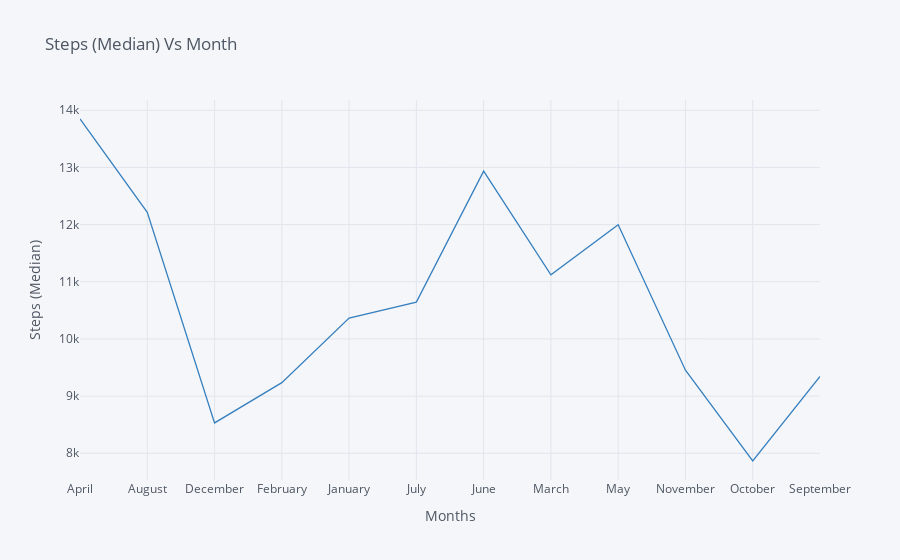

The notebook cell saved with this chart:
### Code cell
ftb_s_m.iplot(kind='line',
              x='Months', 
              xTitle='Months',
              yTitle='Steps (Median)',
              title='Steps (Median) Vs Month',
              color='blue')

### Figure 1 — Plotly figure (JSON) as saved in the notebook; plotly's stock layout.template omitted (floating-point values rounded to 4 significant figures)
{"data": [{"line": {"color": "rgba(55, 128, 191, 1.0)", "dash": "solid", "shape": "linear", "width": 1.3}, "mode": "lines", "name": "Steps", "text": "", "type": "scatter", "x": ["April", "August", "December", "February", "January", "July", "June", "March", "May", "November", "October", "September"], "y": [13850.0, 12213, 8531, 9235, 10366, 10644, 12940.0, 11122, 11998, 9454.0, 7865, 9343]}], "layout": {"legend": {"bgcolor": "#F5F6F9", "font": {"color": "#4D5663"}}, "paper_bgcolor": "#F5F6F9", "plot_bgcolor": "#F5F6F9", "title": {"font": {"color": "#4D5663"}, "text": "Steps (Median) Vs Month"}, "xaxis": {"gridcolor": "#E1E5ED", "showgrid": true, "tickfont": {"color": "#4D5663"}, "title": {"font": {"color": "#4D5663"}, "text": "Months"}, "zerolinecolor": "#E1E5ED"}, "yaxis": {"gridcolor": "#E1E5ED", "showgrid": true, "tickfont": {"color": "#4D5663"}, "title": {"font": {"color": "#4D5663"}, "text": "Steps (Median)"}, "zerolinecolor": "#E1E5ED"}}}
